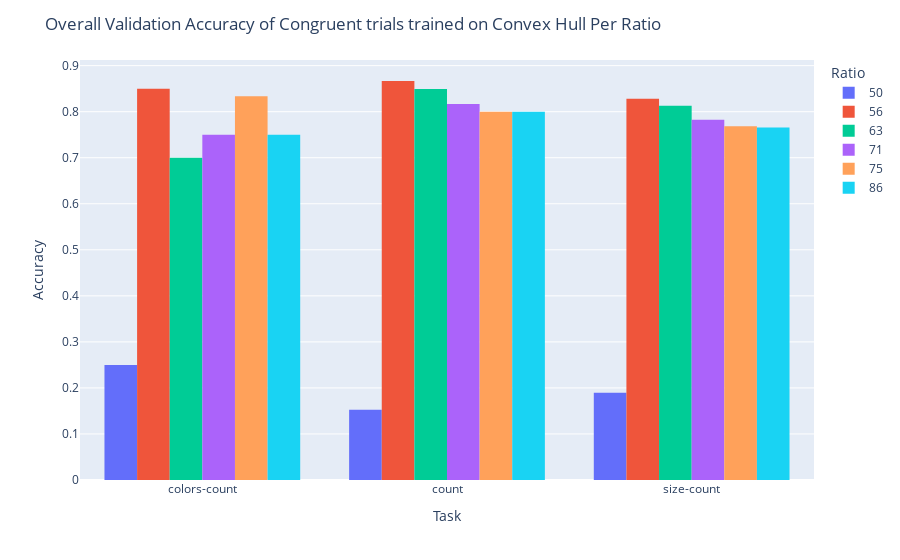

Notebook code cell kept with this figure:
### Code cell
fig = px.histogram(congruent_df_trained_on_CH.groupby(['Task', 'Ratio']).mean().reset_index(), x="Task",
             y="Validation Accuracy", color="Ratio",
             barmode="group")
fig.update_layout(
    title='Overall Validation Accuracy of Congruent trials trained on Convex Hull Per Ratio',
    xaxis_title='Task',
    yaxis_title='Accuracy')
fig.show()

### Figure 1 — Plotly figure (JSON) as saved in the notebook; plotly's stock layout.template omitted (floating-point values rounded to 4 significant figures)
{"data": [{"alignmentgroup": "True", "bingroup": "x", "histfunc": "sum", "hovertemplate": "Ratio=50<br>Task=%{x}<br>sum of Validation Accuracy=%{y}<extra></extra>", "legendgroup": "50", "marker": {"color": "#636efa", "pattern": {"shape": ""}}, "name": "50", "offsetgroup": "50", "orientation": "v", "showlegend": true, "x": ["colors-count", "count", "size-count"], "xaxis": "x", "y": [0.25, 0.1525, 0.1895], "yaxis": "y", "type": "histogram"}, {"alignmentgroup": "True", "bingroup": "x", "histfunc": "sum", "hovertemplate": "Ratio=56<br>Task=%{x}<br>sum of Validation Accuracy=%{y}<extra></extra>", "legendgroup": "56", "marker": {"color": "#EF553B", "pattern": {"shape": ""}}, "name": "56", "offsetgroup": "56", "orientation": "v", "showlegend": true, "x": ["colors-count", "count", "size-count"], "xaxis": "x", "y": [0.85, 0.8667, 0.8281], "yaxis": "y", "type": "histogram"}, {"alignmentgroup": "True", "bingroup": "x", "histfunc": "sum", "hovertemplate": "Ratio=63<br>Task=%{x}<br>sum of Validation Accuracy=%{y}<extra></extra>", "legendgroup": "63", "marker": {"color": "#00cc96", "pattern": {"shape": ""}}, "name": "63", "offsetgroup": "63", "orientation": "v", "showlegend": true, "x": ["colors-count", "count", "size-count"], "xaxis": "x", "y": [0.7, 0.8492, 0.8132], "yaxis": "y", "type": "histogram"}, {"alignmentgroup": "True", "bingroup": "x", "histfunc": "sum", "hovertemplate": "Ratio=71<br>Task=%{x}<br>sum of Validation Accuracy=%{y}<extra></extra>", "legendgroup": "71", "marker": {"color": "#ab63fa", "pattern": {"shape": ""}}, "name": "71", "offsetgroup": "71", "orientation": "v", "showlegend": true, "x": ["colors-count", "count", "size-count"], "xaxis": "x", "y": [0.75, 0.8167, 0.7825], "yaxis": "y", "type": "histogram"}, {"alignmentgroup": "True", "bingroup": "x", "histfunc": "sum", "hovertemplate": "Ratio=75<br>Task=%{x}<br>sum of Validation Accuracy=%{y}<extra></extra>", "legendgroup": "75", "marker": {"color": "#FFA15A", "pattern": {"shape": ""}}, "name": "75", "offsetgroup": "75", "orientation": "v", "showlegend": true, "x": ["colors-count", "count", "size-count"], "xaxis": "x", "y": [0.8333, 0.8, 0.7684], "yaxis": "y", "type": "histogram"}, {"alignmentgroup": "True", "bingroup": "x", "histfunc": "sum", "hovertemplate": "Ratio=86<br>Task=%{x}<br>sum of Validation Accuracy=%{y}<extra></extra>", "legendgroup": "86", "marker": {"color": "#19d3f3", "pattern": {"shape": ""}}, "name": "86", "offsetgroup": "86", "orientation": "v", "showlegend": true, "x": ["colors-count", "count", "size-count"], "xaxis": "x", "y": [0.75, 0.8, 0.7658], "yaxis": "y", "type": "histogram"}], "layout": {"xaxis": {"anchor": "y", "domain": [0.0, 1.0], "title": {"text": "Task"}}, "yaxis": {"anchor": "x", "domain": [0.0, 1.0], "title": {"text": "Accuracy"}}, "legend": {"title": {"text": "Ratio"}, "tracegroupgap": 0}, "margin": {"t": 60}, "barmode": "group", "title": {"text": "Overall Validation Accuracy of Congruent trials trained on Convex Hull Per Ratio"}}}
